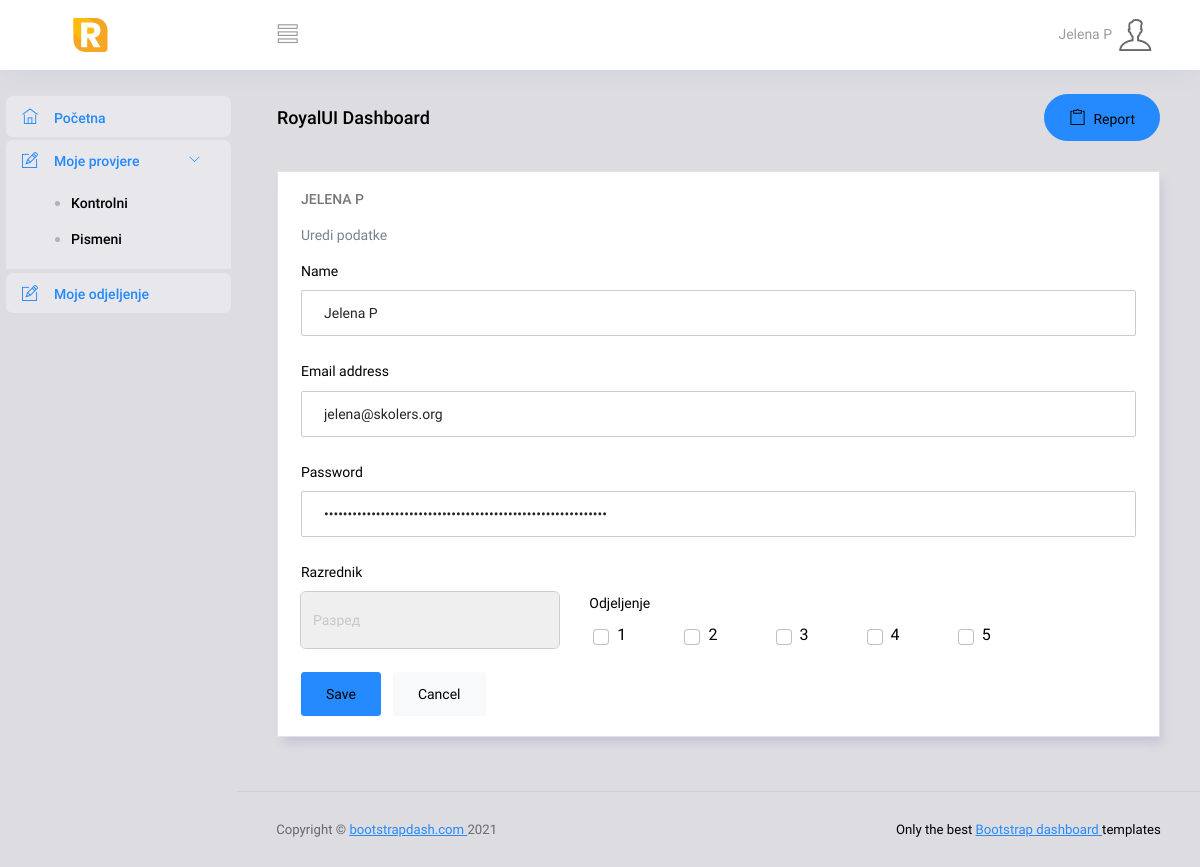
The app's page /httpdocs/dashboard.php?editUser (signed in) with its own data.
### tables this page shows
CREATE TABLE `teachers` (
  `user_id` int(11) NOT NULL,
  `full_name` varchar(50) NOT NULL,
  `email` varchar(50) NOT NULL,
  `password` varchar(100) NOT NULL,
  `class_teacher` varchar(10) NOT NULL
);

### app/helpers/Db.php (called while the page is built, shortened)
<?php
class Db
{
  public $host = DB_HOST;
  public $user = DB_USER;
  public $password = DB_PASSWORD;
  public $dataBase = DB_NAME;
  public $conn;
  private function conect()
  {
    $this->conn = new mysqli($this->host, $this->user, $this->password, $this->dataBase);
  }
  public function query($sql)
  {
    return $this->stmt = $this->conn->prepare($sql);
  }
}

### app/helpers/Session.php (called while the page is built, shortened)
<?php
class Session
{
    public static function get($key)
    {
        return $_SESSION[$key] ?? null;
    }
}

### app/models/RegisterModel.php (called while the page is built, shortened)
<?php
class RegisterModel extends Db
{
    public Db $db;
    public function __construct()
    {
        $this->db = new Db();
    }
    public function findUserByUserId ($id)
    {
        $sql = "SELECT * FROM teachers WHERE user_id = ?";
        $stmt = $this->db->query($sql);
        $stmt->bind_param('s', $id);
        $stmt->execute();
        $result = $stmt->get_result();
        $user = $result->fetch_assoc();
        return $result->num_rows > 0 ? $user : false;
    }
}

### app/views/users/edit.view.php (the view, shortened to what this page needs)
<?php
$classes = ['Разред', 'II', 'III', 'IV', 'V', 'VI', 'VII', 'VIII', 'IX'];
$rm = new RegisterModel();
$user = $rm->findUserByUserId(Session::get('userId'));
$arr = str_split($user['class_teacher']);
$department = array_pop($arr);
$class = implode('', $arr);
$i = 1;
?>
    <div class="main-panel">
        <div class="content-wrapper">
        <div class="row">
                <div class="col-md-12 grid-margin">
                    <div class="d-flex justify-content-between align-items-center">
                        <div>
                            <h4 class="font-weight-bold mb-0">RoyalUI Dashboard</h4>
                        </div>
                        <div>
                            <button type="button" class="btn btn-primary btn-icon-text btn-rounded">
                                <i class="ti-clipboard btn-icon-prepend"></i>Report
                            </button>
                        </div>
                    </div>
                </div>
            </div>
            <div class="row">
                <div class="col-lg-12 grid-margin stretch-card">
                    <div class="card">
                        <div class="card-body">
                            <h4 class="card-title"><?php echo isset($user) ? $user['full_name'] : 'Your name here'; ?></h4>
                            <p class="card-description">Uredi podatke</p>
                            <form class="forms-sample" method="POST" action="dashboard.php?saveUser">
                                <div class="form-group">
                                    <label for="exampleInputName1">Name</label>
                                    <input name="fullname" type="text" class="form-control" id="exampleInputName1" placeholder="Name" value="<?php echo $user['full_name']; ?>">
                                </div>
                                <div class="form-group">
                                    <label for="exampleInputEmail3">Email address</label>
                                    <input name="email" type="email" class="form-control" id="exampleInputEmail3" placeholder="Email" value="<?php echo $user['email']; ?>">
                                </div>
                                <div class="form-group">
                                    <label for="exampleInputPassword4">Password</label>
                                    <input name="password" type="password" class="form-control" id="exampleInputPassword4" placeholder="Password" value="<?php echo Session::get('password'); ?>">
                                </div>
                                <div class="form-group row">
                                    <label>Razrednik</label>
                                    <div class="col-md-4">
                                        <select name="class" class="form-control form-control-lg" id="exampleFormControlSelect2">
                                            <?php foreach ($classes as $item) : ?>
                                                    <option value="<?php echo $item ?>" <?php echo $item == $class ? 'selected' : '' ?>>
                                                        <?php echo $item ?>
                                                    </option>
                                            <?php endforeach ?>
                                        </select>
                                    </div>
                                    <div class="col-md-8 row">
                                        <label>Odjeljenje</label>
                                        <?php while ($i <= 5) : ?>
                                            <div class="col-2">
                                                <input name="department[]" type="checkbox" class="form-check-input mx-1" value ="<?php echo  $i ?>" <?php echo $i == $department ? 'checked="checked"' : '' ?>>
                                                <?php
                                                    echo $i;
                                                    $i++;
                                                ?>
                                            </div>
                                        <?php endwhile ?>
                                    </div>
                                </div>
                                <button type="submit" name="saveUser" class="btn btn-primary me-2">Save</button>
                                <a href="./dashboard.php?main" class="btn btn-light">Cancel</a>
                            </form>
                        </div>
                    </div>
                </div>
            </div>
        </div>

### app/core/Router.php (shortened to what this page needs)
<?php
class Router {
    public array $routes = [];
    public function add (string $method, string $uri,  string $controller)
    {
        $this->routes[] = [
            'uri' => $uri,
            'controller' => $controller,
            'method' => $method
        ];
    }
    public function route ($uri, $method)
    {
        foreach ($this->routes as $route)
        {
            if ($route['uri'] == $uri && $route['method'] == strtoupper($method))
            {
                return require_once __DIR__ . '/../' . $route['controller'];
            }
        }
    }
}

### records on screen
teachers: full_name "JELENA P", fullname "Jelena P", email "jelena@skolers.org"

### other values on screen
Session::get('user') "Jelena P"
form field class "Разред"
